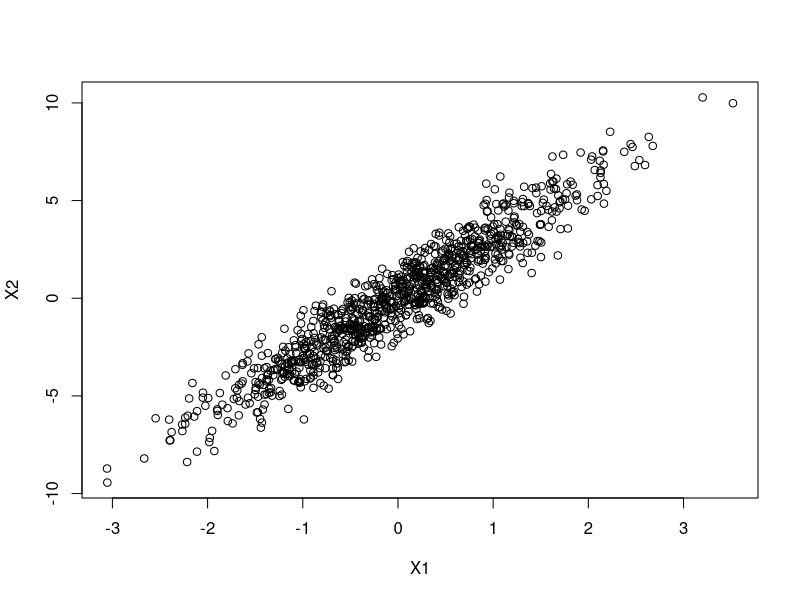
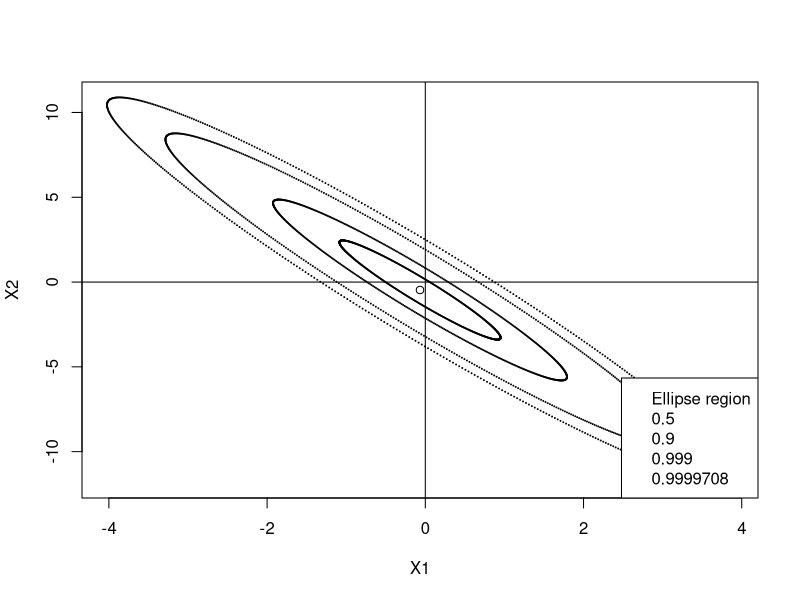

Generate these figures, in order, with R:
## ---- chunk 1
knitr::opts_chunk$set(echo = TRUE)
## ---- chunk 2
# Define the parameters
n <- 6000
p <- 201
# Set the seed to 0
set.seed(0)
# Create the matrix for the Question 1
X <- matrix(nrow = n, ncol = p)
for (i in 1:n) {
  X[i,] = matrix(rnorm(p, mean = 0, sd = 1), nrow = 1, ncol = p)
}
# Store it into a data frame
D <- data.frame(variables=X)
## ---- chunk 3
# Define the parameters
n <- 6000
p <- 201
# Set the seed to 0
set.seed(0)
# Create the matrix for the Question 1
X <- matrix(nrow = n, ncol = p)
for (i in 1:n) {
  X[i,] = matrix(rnorm(p, mean = 0, sd = 1), nrow = 1, ncol = p)
}
# Store it into a data frame
D <- data.frame(variables=X)
# Create the design matrix
MatX <- cbind(1, X[,2:p])
y <- D$variables.1
# Simulate the linear regression model, get the betas and the epsilons
fit <- lm(y ~ MatX)
beta <- summary(fit)$coef[,"Estimate"]
epsilon <- fit$residuals
## ---- chunk 4
# Compute the number of coefficients assessed as significantly non-zero at level 5%
level <- 0.05
P_values <- summary(fit)$coef[,"Pr(>|t|)"]
counter <- 0
for (i in P_values) {
  if (i < level)
    counter = counter + 1
}
sprintf("Number of coefficients assessed as significantly non-zero at level %d %% : %d out of %d", level * 100, counter, p)
## ---- chunk 5
# Set the seed to 3 and define parameter n
set.seed(3)
n <- 1000
# Create data
X1 <- rnorm(n, mean = 0, sd = 1)
X2 <- 3 * X1 + rnorm(n, mean = 0, sd = 1)
Y <- 2 + X1 + X2 + rnorm(n, mean = 0, sd = 1)
# plot the cloud of points
plot(X1, X2)
## ---- chunk 6
# Set the seed to 3 and define parameter n
set.seed(3)
n <- 10
# Create data
X1 <- rnorm(n, mean = 0, sd = 1)
X2 <- 3 * X1 + rnorm(n, mean = 0, sd = 1)
Y <- 2 + X1 + X2 + rnorm(n, mean = 0, sd = 1)
# Estimate models
fit1 <- lm(Y ~ X1)
fit2 <- lm(Y ~ X2)
beta1 <- summary(fit1)$coef[,"Estimate"]
beta2 <- summary(fit2)$coef[,"Estimate"]
epsilon1 <- fit1$residuals
epsilon2 <- fit2$residuals
summary(fit1)
summary(fit2)
## ---- chunk 7
# Set the seed to 3 and define parameter n
set.seed(3)
n <- 10
# Create data
X1 <- rnorm(n, mean = 0, sd = 1)
X2 <- 3 * X1 + rnorm(n, mean = 0, sd = 1)
Y <- 2 + X1 + X2 + rnorm(n, mean = 0, sd = 1)
# Estimate model
fit3 <- lm(Y ~ X1 + X2)
beta3 <- summary(fit3)$coef[,"Estimate"]
epsilon3 <- fit3$residuals
summary(fit3)
## ---- chunk 8
set.seed(3)
n=10
X1=rnorm(n)
X2=3*X1+rnorm(n)
Y=2+X1+X2+rnorm(n)
predictor1 <- lm(Y~X1)
predictor2 <- lm(Y~X2)
b01=predictor1$coefficients[1]
b1=predictor1$coefficients[2]
b02=predictor2$coefficients[1]
b2=predictor2$coefficients[2]
summary(predictor1)
summary(predictor2)
list(beta0=b01,beta1=b1,beta0=b02,beta1=b2)


## ---- chunk 9
set.seed(3)
n=10
X1=rnorm(n)
X2=3*X1+rnorm(n)
Y=2+X1+X2+rnorm(n)
predictor <- lm(Y~X1+X2)
summary(predictor)
## ---- chunk 10
set.seed(3)
n=10
X1=rnorm(n)
X2=3*X1+rnorm(n)
Y=2+X1+X2+rnorm(n)
m1 = mean(X1)
m2 = mean(X2)
m = c(m1,m2)
C <- matrix(nrow = 2, ncol = 2)
C[1,1]=var(X1)
C[2,2]=var(X2)
C[1,2]=cov(X1,X2)
C[2,1]=C[1,2]

ellipses = function(m, CV, probs)
{
  # Compute and plot an ellipse region for bivariate Gaussians, i.e., some ellipse that 
  # has probability probs to contain a 2D Gaussian vector with given parameters.
  # Inputs: 
  #   - m: means
  #   - CV: covariance matrix
  #   - probs: probabilities
  # Source : https://waterprogramming.wordpress.com/2016/11/07/plotting-probability-ellipses-for-bivariate-normal-distributions/
  
  # Coordinates of mean
  b1 = m[1]
  b2 = m[2]
  
  eg = eigen(CV)
  Evec = eg$vectors
  Eval = eg$values
  
  theta = seq(0,2*pi,0.01) # angles used for plotting ellipses
  
  vec.norm = function(v) { sqrt(t(v) %*% v)}
  # compute angle for rotation of ellipse
  # rotation angle will be angle between x axis and first eigenvector
  x.vec = c(1, 0) # vector along x-axis
  cosrotation = t(x.vec) %*% Evec[,1]/(vec.norm(x.vec)*vec.norm(Evec[,1]))
  rotation = pi/2-acos(cosrotation) # rotation angle
  #create a rotation matrix
  R  = matrix(c(sin(rotation), cos(rotation), -cos(rotation), sin(rotation)), 
              nrow=2, ncol=2, byrow = TRUE)
  
  # Create chi squared vector
  chisq = qchisq(probs,2) # percentiles of chi^2 dist df=2
  
  # size ellipses for each quantile
  xRadius = rep(0, length(chisq))
  yRadius = rep(0, length(chisq))
  x = list()
  y = list()
  x.plot = list()
  y.plot = list()
  rotated_Coords = list()
  for (i in 1:length(chisq)) {
    # calculate the radius of the ellipse
    xRadius[i]=(chisq[i]*Eval[1])^.5; # primary axis
    yRadius[i]=(chisq[i]*Eval[2])^.5; # secondary axis
    # lines for plotting ellipse
    x[[i]] = xRadius[i]* cos(theta);
    y[[i]] = yRadius[i] * sin(theta);
    # rotate ellipse
    rotated_Coords[[i]] = R %*% matrix(c(x[[i]], y[[i]]), nrow=2, byrow=TRUE)
    # center ellipse
    x.plot[[i]] = t(rotated_Coords[[i]][1,]) + b1
    y.plot[[i]] = t(rotated_Coords[[i]][2,]) + b2}
  
  xlim = range(x.plot[[i]])
  ylim = range(y.plot[[i]])
  plot(b1,b2, xlab = "X1", ylab = "X2", xlim = xlim, ylim = ylim, cex=1)
  abline(h=0)
  abline(v=0)
  # Plot contours
  for (j in 1:length(chisq)) {
    points(x.plot[[j]],y.plot[[j]], cex=0.1)}
  
  legend("bottomright", c('Ellipse region', paste(probs)))}



ellipses(m,C,c(0.5,0.9,0.999,1-2.92e-05))

